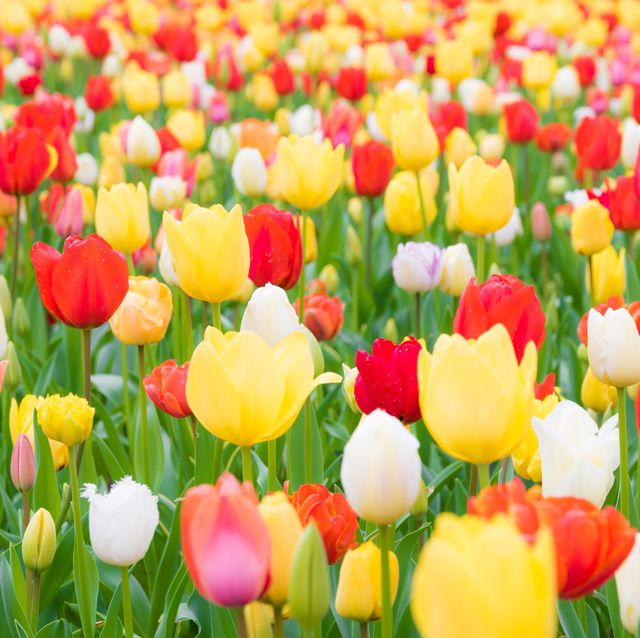
#> input picture tulips.jpg, 640 x 638 px
$ jupyter execute canny.ipynb
#> lines starting #> are read from the running program, lines starting #| are printed output that depends on the picture; after the words box and inside, x2 and y2 are one past the last pixel; in counts of white or black regions, pixels touching at a corner belong together
[cell 1]
import cv2
import matplotlib.pyplot as plt
import numpy as np
from scipy import signal
from scipy.signal import convolve2d

[cell 2]
img = cv2.imread('tulips.jpg')
#> img is the input picture: shape (638, 640, 3); mean B, G, R 87.5, 161.1, 197.5
img = cv2.cvtColor(img, cv2.COLOR_BGR2GRAY)
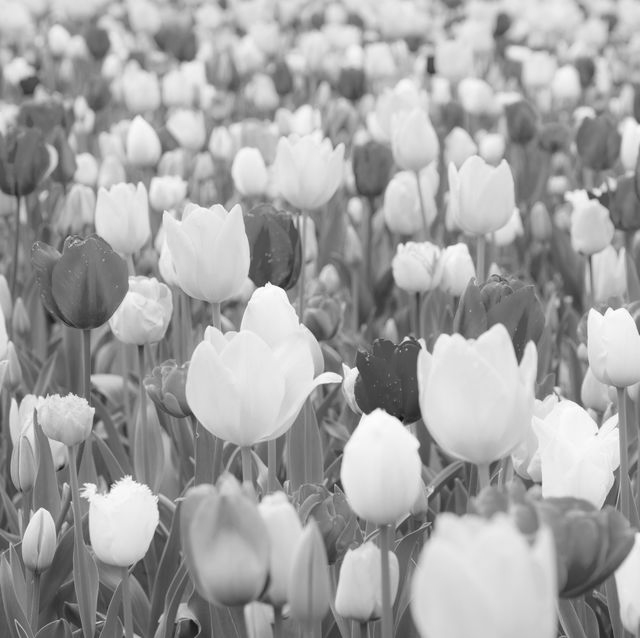
#> img: shape (638, 640); min 14, max 255, mean 163.6

[cell 3]
x = 0
y = -1
sigma = 1
v = (1/(2*np.pi*(sigma**2)))*np.exp(-(x**2 + y**2)/(2*(sigma**2)))
v

[cell 4]
def karthik_getGaussianKernel(s, sigma):
    maxX = s // 2
    minX = -maxX
    minY = minX
    maxY = maxX

    G = np.zeros((s, s))  # Initialize a zero matrix for the kernel

    # Generate the Gaussian values for each point in the kernel
    for x in range(minX, maxX + 1):
        for y in range(minY, maxY + 1):  # Corrected loop range
            # Apply the Gaussian function formula
            v = (1 / (2 * np.pi * (sigma ** 2))) * np.exp(-(x ** 2 + y ** 2) / (2 * (sigma ** 2)))
            G[x - minX, y - minY] = v

    # Normalize the kernel so that the sum of all values is 1
    G = G / np.sum(G)

    return G

[cell 5]
img = cv2.imread('tulips.jpg', cv2.IMREAD_GRAYSCALE)  # Use grayscale image
#> img: shape (638, 640); min 14, max 255, mean 163.7

# Generate the Gaussian kernel
G = karthik_getGaussianKernel(3, 0.1)

# Apply convolution with the Gaussian kernel
img_S = convolve2d(img, G, mode='same', boundary='wrap')  # Convolve the image with the kernel

# Plot the original and the filtered images side by side
plt.subplot(121)
plt.imshow(img, cmap='gray')  # Original image
plt.axis('off')
plt.subplot(122)
plt.imshow(img_S, cmap='gray')  # Image after Gaussian smoothing
plt.axis('off')
plt.show()
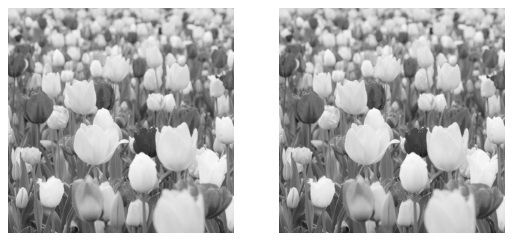
#> figure drawn by matplotlib, 2 panels

[cell 6]
x = np.array([[-1], [1]])  # Create a 2x1 kernel
y = np.array([[-1, 1]])    # Create a 1x2 kernel

[cell 7]
Ix=signal.convolve2d(img_S,x, boundary = 'symm',mode = 'same')
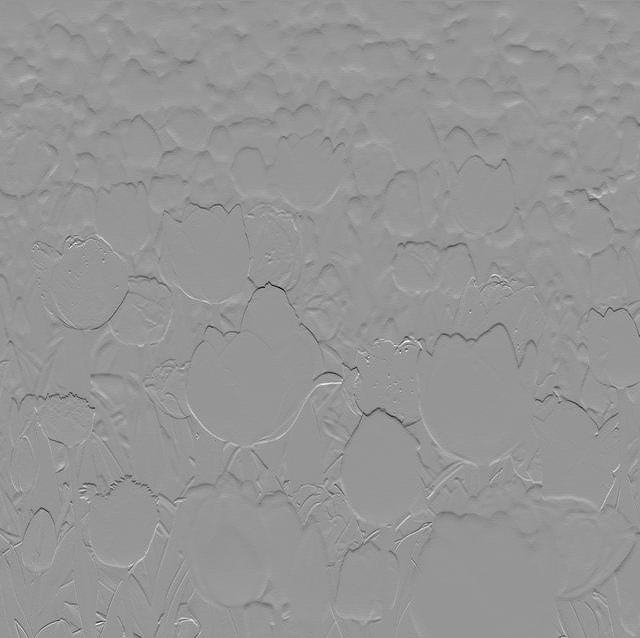
#> Ix: shape (638, 640) float64; min -149, max 105, mean 0.1; drawn with min black and max white
Iy=signal.convolve2d(img_S,y, boundary = 'symm',mode = 'same')
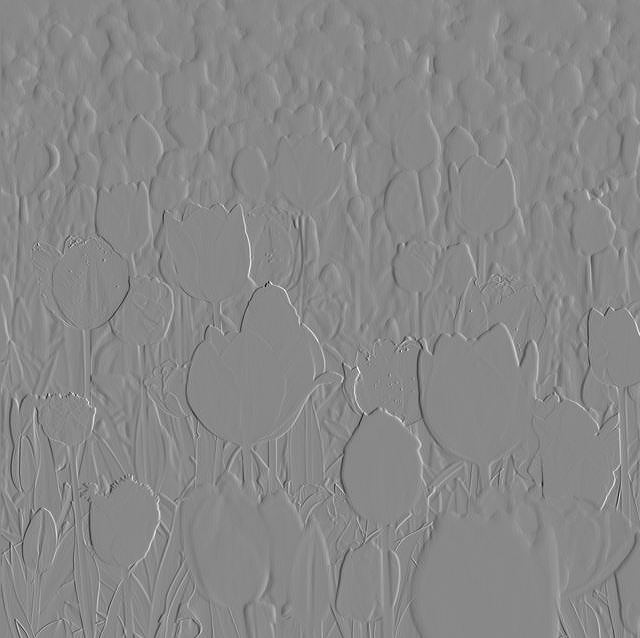
#> Iy: shape (638, 640) float64; min -137, max 119, mean 0; drawn with min black and max white

[cell 8]
plt.subplot(121)
plt.imshow(Ix,cmap='gray')
plt.subplot(122)
plt.imshow(Iy,cmap='gray')
plt.show()

[cell 9]
GM = (Ix**2 + Iy**2)**0.5
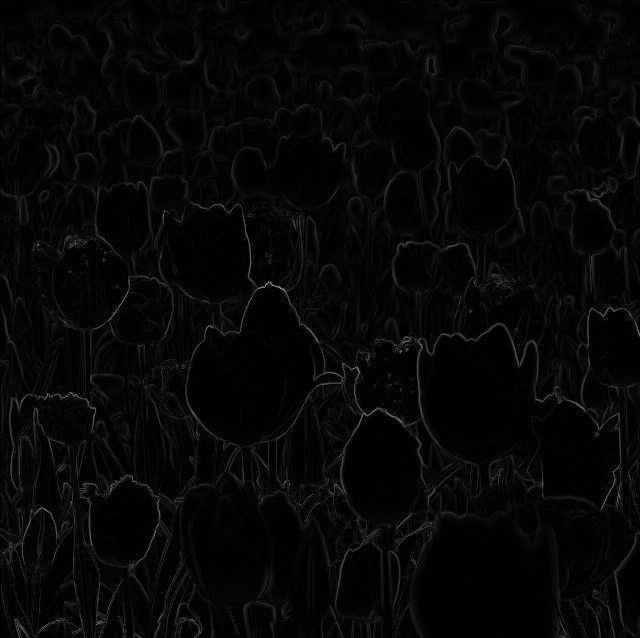
#> GM: shape (638, 640) float64; min 0, max 152.9, mean 6.8
ED =np.rad2deg(np.arctan2(Iy,Ix))
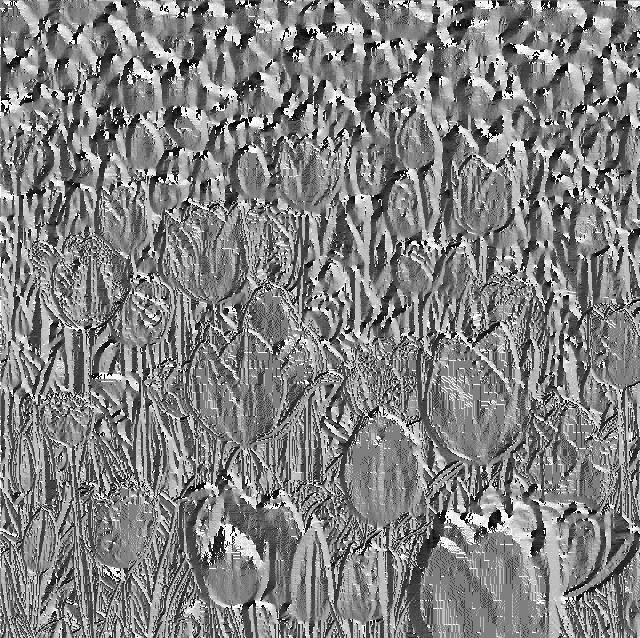
#> ED: shape (638, 640) float64; min -179.3, max 180, mean 3.6; drawn with min black and max white

[cell 10]
plt.subplot(121)
plt.imshow(GM,cmap='gray')
plt.subplot(122)
plt.imshow(ED,cmap='gray')
plt.show()

[cell 11]
def NMS(Gm, Gd):
    Gd_bin = 45 * (np.round(Gd / 45))
    Gm_NMS = np.zeros(Gm.shape)
    numRows, numCols = Gm.shape[0], Gm.shape[1]
#> numRows = 638; numCols = 640
    a, b = 0., 0.
    for r in range(1, numRows - 1):
        for c in range(1, numCols - 1):
            ang = Gd_bin[r, c]
            if ang == 180. or ang == -180. or ang == 0.0 or ang == -0.0:
                a, b = Gm[r - 1, c], Gm[r + 1, c]
            elif ang == 45. or ang == -135.:
                a, b = Gm[r + 1, c + 1], Gm[r - 1, c - 1]
            elif ang == 90. or ang == -90.:
                a, b = Gm[r, c - 1], Gm[r, c + 1]
            elif ang == 135. or ang == -45.:
                a, b = Gm[r - 1, c + 1], Gm[r + 1, c - 1]
            else:
                print('Error')
                return
            if Gm[r, c] >= a and Gm[r, c] >= b:
                Gm_NMS[r, c] = Gm[r, c]
    return Gm_NMS

[cell 12]
imgNMS = NMS(GM,ED)

[cell 13]
plt.imshow(imgNMS,cmap='gray')

[cell 14]
from skimage import filters

[cell 15]
L = imgNMS.mean()
#> L = 3.21
H = L + imgNMS.std()
#> H = 11.52
E = filters.apply_hysteresis_threshold(imgNMS,L,H)
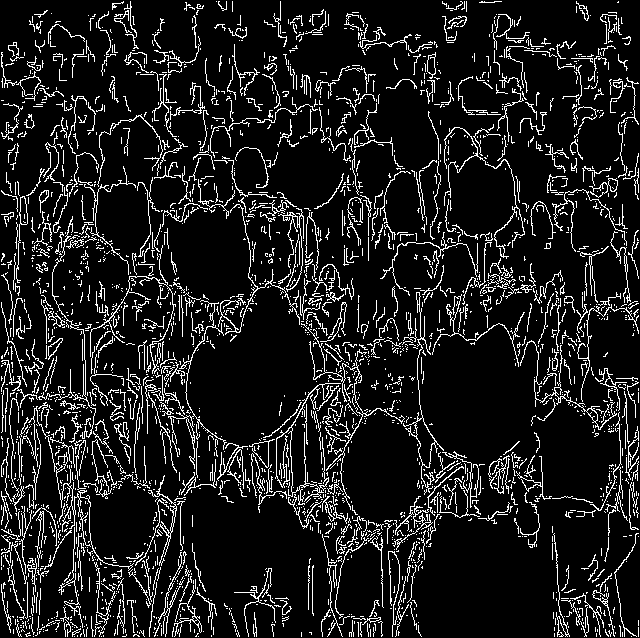
#> E: shape (638, 640) bool; 11.3% white in thin lines or dots
imgNMS

[cell 16]
plt.subplot(121)
plt.imshow(imgNMS>5,cmap='gray')
plt.subplot(122)
plt.imshow(E,cmap='gray')
plt.show()
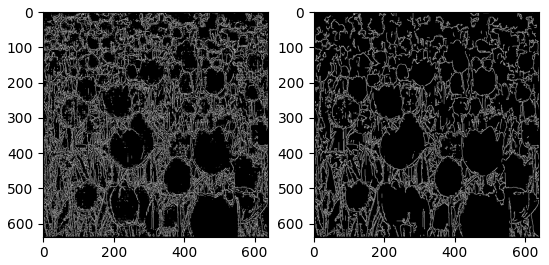
#> figure drawn by matplotlib, 2 panels

$ run again, with p2.jpeg copied over tulips.jpg
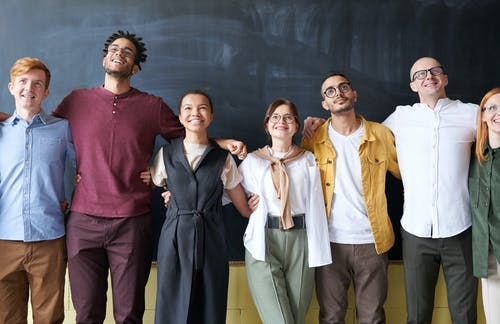
#> input picture p2.jpeg, 500 x 324 px
#> img is the input picture: shape (324, 500, 3); mean B, G, R 101.5, 99.6, 105
#> after the loop in NMS, `for r in range(1, numRows - 1):`:
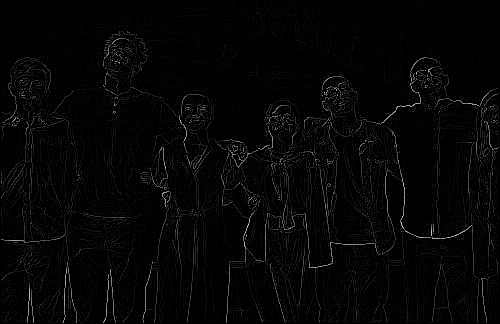
#> Gm_NMS: shape (324, 500) float64; min 0, max 235.7, mean 5.8
#> L = 5.78
#> H = 22.62
#> E: shape (324, 500) bool; 9.7% white in thin lines or dots, all inside (x1, y1, x2, y2) = (1, 31, 499, 323)
#> `plt.show()`:
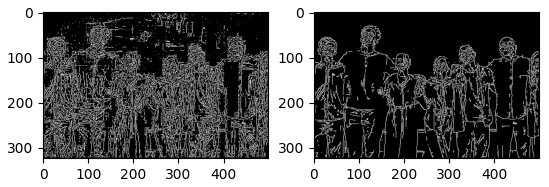
#> figure drawn by matplotlib, 2 panels
